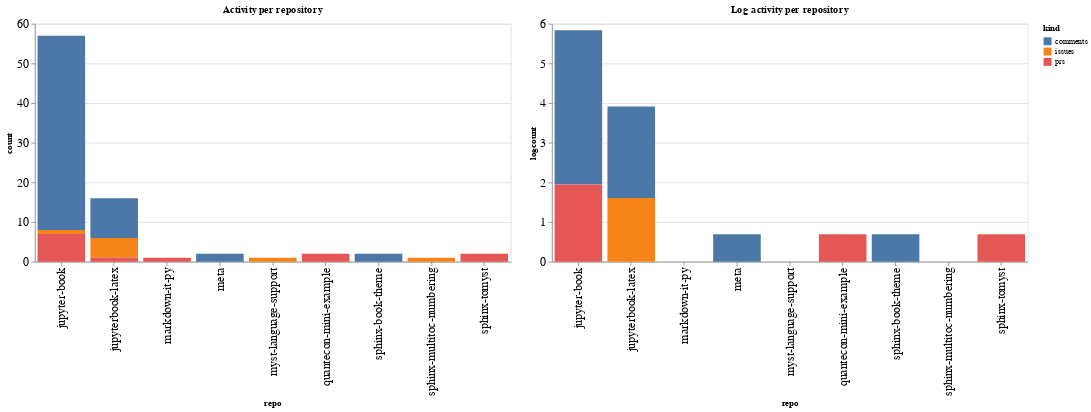

Here is the notebook cell this chart was saved with:
### Code cell
ch1 = alt.Chart(repo_summaries, width=600, title="Activity per repository").mark_bar().encode(
    x='repo',
    y='count',
    color='kind',
    tooltip="kind"
)

ch2 = alt.Chart(repo_summaries, width=600, title="Log activity per repository").mark_bar().encode(
    x='repo',
    y='logcount',
    color='kind',
    tooltip="kind"
)

ch1 | ch2

### Figure 1 — Vega-Lite specification as saved in the notebook (floating-point values rounded to 4 significant figures)
{"config": {"axisLeft": {"labelFontSize": 15}, "axisBottom": {"labelFontSize": 15}}, "hconcat": [{"mark": "bar", "encoding": {"color": {"type": "nominal", "field": "kind"}, "tooltip": {"type": "nominal", "field": "kind"}, "x": {"type": "nominal", "field": "repo"}, "y": {"type": "quantitative", "field": "count"}}, "title": "Activity per repository", "width": 600}, {"mark": "bar", "encoding": {"color": {"type": "nominal", "field": "kind"}, "tooltip": {"type": "nominal", "field": "kind"}, "x": {"type": "nominal", "field": "repo"}, "y": {"type": "quantitative", "field": "logcount"}}, "title": "Log activity per repository", "width": 600}], "data": {"name": "data-e0123fde384355426ade9effa356798c"}, "$schema": "https://vega.github.io/schema/vega-lite/v4.8.1.json", "datasets": {"data-e0123fde384355426ade9effa356798c": [{"repo": "jupyter-book", "kind": "comments", "count": 49, "logcount": 3.892}, {"repo": "jupyter-book", "kind": "issues", "count": 1, "logcount": 0.0}, {"repo": "jupyter-book", "kind": "prs", "count": 7, "logcount": 1.946}, {"repo": "jupyterbook-latex", "kind": "comments", "count": 10, "logcount": 2.303}, {"repo": "jupyterbook-latex", "kind": "issues", "count": 5, "logcount": 1.609}, {"repo": "jupyterbook-latex", "kind": "prs", "count": 1, "logcount": 0.0}, {"repo": "markdown-it-py", "kind": "prs", "count": 1, "logcount": 0.0}, {"repo": "meta", "kind": "comments", "count": 2, "logcount": 0.6931}, {"repo": "myst-language-support", "kind": "issues", "count": 1, "logcount": 0.0}, {"repo": "quantecon-mini-example", "kind": "prs", "count": 2, "logcount": 0.6931}, {"repo": "sphinx-book-theme", "kind": "comments", "count": 2, "logcount": 0.6931}, {"repo": "sphinx-multitoc-numbering", "kind": "issues", "count": 1, "logcount": 0.0}, {"repo": "sphinx-tomyst", "kind": "prs", "count": 2, "logcount": 0.6931}]}}
